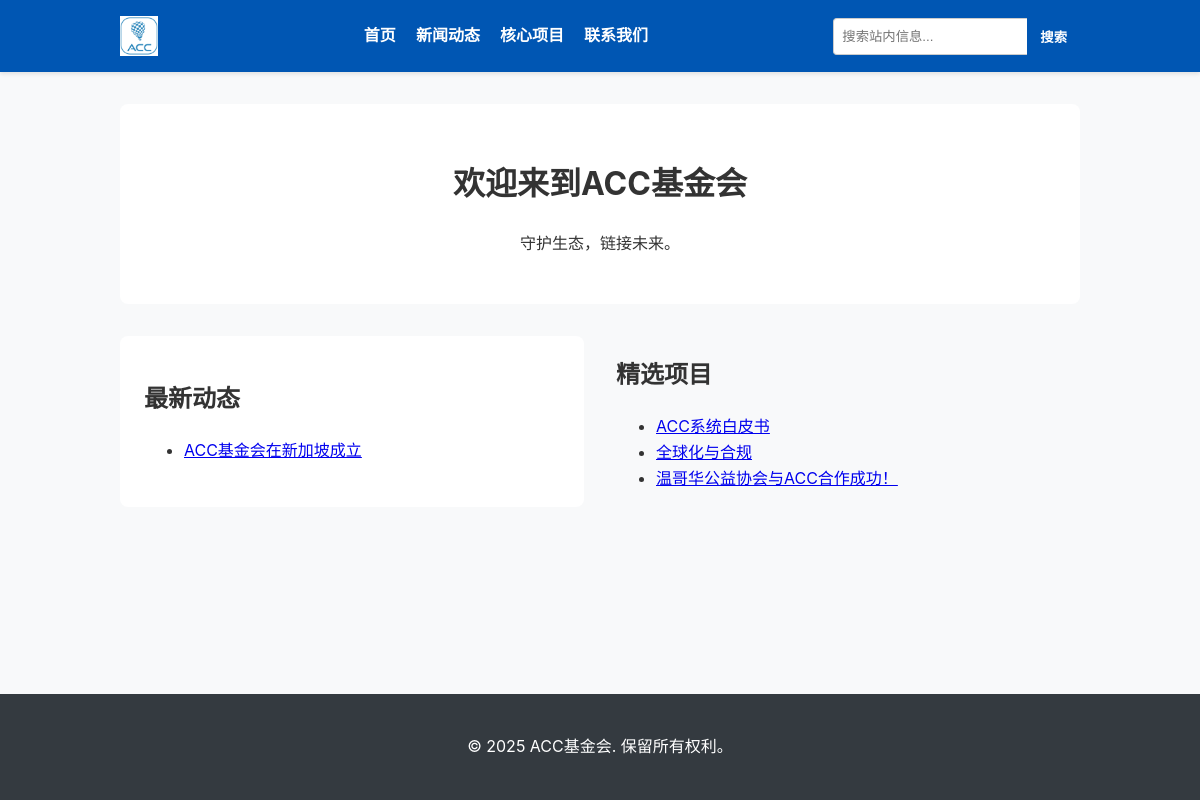
The page / on the database its author committed.
### core/models.py (models this page shows, shortened)
class Post(models.Model):
    CATEGORY_CHOICES = [
        ('NEWS', '新闻动态'),
        ('ANNOUNCEMENT', '官方公告'),
        ('REPORT', '透明度报告'),
    ]
    title = models.CharField(max_length=200, verbose_name="标题")
    content = models.TextField(verbose_name="内容")
    category = models.CharField(max_length=20, choices=CATEGORY_CHOICES, default='NEWS', verbose_name="分类")
    published_date = models.DateTimeField(default=timezone.now, verbose_name="发布日期")
    author = models.CharField(max_length=100, default='ACC Foundation', verbose_name="作者")
    cover_image = models.ImageField(upload_to='post_covers/', blank=True, null=True, verbose_name="封面图片")
    attachment = models.FileField(upload_to='post_attachments/', blank=True, null=True, verbose_name="附件下载")
    class Meta:
        verbose_name = "文章与公告"
        verbose_name_plural = verbose_name
        ordering = ['-published_date']

class Project(models.Model):
    STATUS_CHOICES = [
        ('APPLIED', '申请中'),
        ('REVIEWING', '审核中'),
        ('FUNDED', '已资助'),
        ('IN_PROGRESS', '进行中'),
        ('COMPLETED', '已完成'),
    ]
    name = models.CharField(max_length=200, verbose_name="项目名称")
    description = models.TextField(verbose_name="项目描述")
    developer_info = models.CharField(max_length=200, verbose_name="开发者/团队信息")
    grant_amount = models.DecimalField(max_digits=12, decimal_places=2, blank=True, null=True, verbose_name="资助金额 (USD)")
    status = models.CharField(max_length=20, choices=STATUS_CHOICES, default='APPLIED', verbose_name="项目状态")
    start_date = models.DateField(blank=True, null=True, verbose_name="项目开始日期")
    cover_image = models.ImageField(upload_to='project_covers/', blank=True, null=True, verbose_name="封面图片")
    is_featured = models.BooleanField(default=False, verbose_name="设为精选项目")
    class Meta:
        verbose_name = "生态激励项目"
        verbose_name_plural = verbose_name
        ordering = ['-start_date']

### core/views.py (the view)
# urls.py: path('', views.homepage, name='homepage'),
def homepage(request):
    latest_posts = Post.objects.all().order_by('-published_date')[:3]
    featured_projects = Project.objects.filter(is_featured=True)[:3]
    context = {
        'latest_posts': latest_posts,
        'featured_projects': featured_projects, # <-- 修改了键名，让它更清晰
    }
    return render(request, 'core/homepage.html', context)

### core/templates/core/homepage.html (shortened to what this page needs)
{% extends 'core/base.html' %}
{% block content %}
<div class="container">
    <header style="text-align: center; margin-bottom: 2em; padding: 2em; background: #fff; border-radius: 8px;">
        <h1>欢迎来到ACC基金会</h1>
        <p>守护生态，链接未来。</p>
    </header>
    <div style="display: grid; grid-template-columns: 1fr 1fr; gap: 2em;">
        <section style="background: #fff; padding: 1.5em; border-radius: 8px;">
            <h2>最新动态</h2>
            <ul>
            {% for post in latest_posts %}
                <li><a href="{% url 'core:post_detail' pk=post.pk %}">{{ post.title }}</a></li>
            {% empty %}
                <li>暂无新闻。</li>
            {% endfor %}
            </ul>
        </section>
<section class="section">
    <h2>精选项目</h2>
    <ul>
    {% for project in featured_projects %}
        <li><a href="{% url 'core:project_detail' pk=project.pk %}">{{ project.name }}</a></li>
    {% empty %}
        <li>暂无精选项目。</li>
    {% endfor %}
    </ul>
</section>
    </div>
</div>
{% endblock %}

### core/static/core/style.css (style rules this page uses)
body { font-family: -apple-system, BlinkMacSystemFont, "Segoe UI", Roboto, "Helvetica Neue", Arial, sans-serif; line-height: 1.6; color: #333; margin: 0; display: flex; flex-direction: column; min-height: 100vh; background-color: #f8f9fa; }
.container { width: 90%; max-width: 960px; margin: 0 auto; }

### rows shown on the page
Post: title "ACC基金会在新加坡成立"
Project: name "ACC系统白皮书"
Project: name "全球化与合规"
Project: name "温哥华公益协会与ACC合作成功！"
